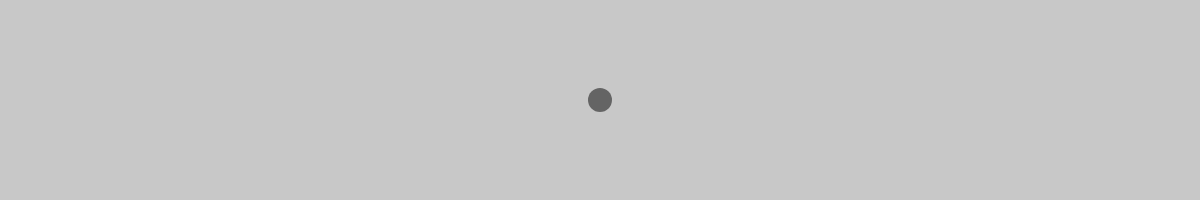
Frame 1 (no input)
Frame 60 (no input): identical to frame 1, image omitted
Frame 120 (the mouse pressed at the canvas centre since frame 60): identical to frame 1, image omitted

The p5.js sketch that drew this single still picture (run headless with seeded random() and noise() and a simulated clock; from frame 60 on, the mouse is pressed at the canvas centre):

// p5.js sketch
// ── sketch.js
//kus kohas asetseb object
var x;
var y = 200;
var kera;
let rightUp = true;
let leftUp = true;
var circles = [];  //array, et kõiki kerasi hoida

function setup() {

  x = windowWidth;
  kera = new Kera(15, windowWidth / 2, 100,24)

  //tekitab canvase
  createCanvas(windowWidth, 200);
  noStroke(50);
  fill(100);

  //kera alustab keskelt
  x = width / 2;
  y = 100;

}

function draw() {

  background(200);

  //paneb kera brauseri äärtes seisma
  x = constrain(x, 10, windowWidth - 10);
  kera.move();
  kera.render();

  //tulepalli füüsika
  for(var i=0; i<circles.length; i++){
    circles[i].update();
    circles[i].ellipse();

    console.log(circles.length);

    //kui kera on jõudnud enda eluea lõppu deleteb
    if(circles[i].lifespan <= 0){
      circles.splice(i, 1);
    }
  }
}

function keyReleased () {
	if (keyCode == RIGHT_ARROW || keyCode == 68) {
		rightUp = true;
	} else if (keyCode == LEFT_ARROW || keyCode == 65) {
		leftUp = true;
	}
}

function keyPressed () {
	if (keyCode == RIGHT_ARROW || keyCode == 68) {
		rightUp = false;
	} else if (keyCode == LEFT_ARROW || keyCode == 65) {
		leftUp = false;
  } else if (keyCode == 32) {
    circles.push(new Circle(kera.pos.x, kera.pos.y,kera.rad));
  }
}

circles.pop();

//tulepalli füüsika

//class uue circle tegemiseks
function Circle(x, y, s){
  this.x = x; //x kordinaat
  this.y = y; //y koordinaat
  this.s = s; //circle size

  this.r = 100;
  this.g = 100;
  this.b = 100;

  this.lifespan = 90;

  this.ellipse = function(){
    fill(this.r, this.g, this.b);
    noStroke();
    ellipse(this.x, this.y, this.s);
  }

  this.update = function(){
    this.s = this.s + 2;
    this.lifespan--;
  }
}

// ── koletis.js
function Kera(speed,x,y,rad){
  this.speed = speed;
  this.pos = createVector(x,y);
  this.rad = rad;

  //kera reageerib nupu vajutustele
  this.move = function(){
    if((leftUp == false) && (this.pos.x >= this.rad / 2)){
      this.pos.x -= this.speed;
    } else if ((!rightUp) && (this.pos.x <= windowWidth - this.rad / 2)) {
      this.pos.x += this.speed;
    }
  }

  this.render = function(){
    ellipse(this.pos.x, this.pos.y, this.rad, this.rad);
  }
}
